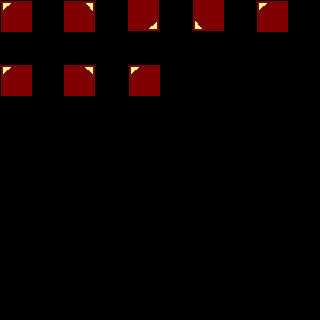

This game map was drawn from its Tiled (.tmx) file and the tilesets committed beside it. A one-line description and the trimmed map source follow:
An orthogonal 10x10 tile map with 32x32 px tiles, 1 tile layer (Tile Layer 1).

<map version="1.0" orientation="orthogonal" width="10" height="10" tilewidth="32" tileheight="32">
 <tileset firstgid="1" name="clearsheet2" tilewidth="32" tileheight="32">
  <image source="clearsheet2.png" width="384" height="192" />
 </tileset>
 <layer name="Tile Layer 1" width="10" height="10">
  <data>[100 cells, 8 non-empty, 1 distinct tile ids]</data>
 </layer>
</map>
